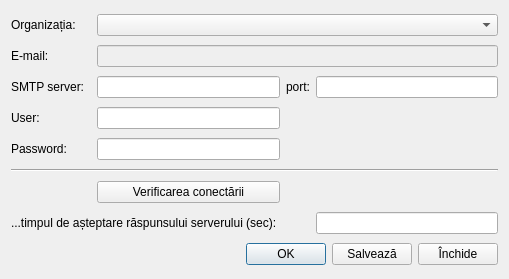
<?xml version="1.0" encoding="UTF-8"?>
<ui version="4.0">
 <class>ContOnline</class>
 <widget class="QDialog" name="ContOnline">
  <property name="geometry">
   <rect>
    <x>0</x>
    <y>0</y>
    <width>509</width>
    <height>279</height>
   </rect>
  </property>
  <property name="windowTitle">
   <string>Dialog</string>
  </property>
  <property name="windowIcon">
   <iconset resource="../resource.qrc">
    <normaloff>:/img/email.png</normaloff>:/img/email.png</iconset>
  </property>
  <layout class="QGridLayout" name="gridLayout">
   <item row="0" column="2" colspan="3">
    <widget class="QComboBox" name="comboOrganizations"/>
   </item>
   <item row="2" column="4">
    <widget class="QLineEdit" name="txt_port">
     <property name="sizePolicy">
      <sizepolicy hsizetype="Preferred" vsizetype="Fixed">
       <horstretch>0</horstretch>
       <verstretch>0</verstretch>
      </sizepolicy>
     </property>
    </widget>
   </item>
   <item row="1" column="0">
    <widget class="QLabel" name="label_2">
     <property name="text">
      <string>E-mail:</string>
     </property>
    </widget>
   </item>
   <item row="4" column="2">
    <widget class="LineEditPassword" name="txt_password"/>
   </item>
   <item row="0" column="0">
    <widget class="QLabel" name="label">
     <property name="text">
      <string>Organizația:</string>
     </property>
    </widget>
   </item>
   <item row="5" column="0" colspan="5">
    <widget class="Line" name="line">
     <property name="orientation">
      <enum>Qt::Horizontal</enum>
     </property>
    </widget>
   </item>
   <item row="8" column="0" colspan="5">
    <layout class="QHBoxLayout" name="horizontalLayout">
     <item>
      <spacer name="horizontalSpacer">
       <property name="orientation">
        <enum>Qt::Horizontal</enum>
       </property>
       <property name="sizeHint" stdset="0">
        <size>
         <width>40</width>
         <height>20</height>
        </size>
       </property>
      </spacer>
     </item>
     <item>
      <widget class="QPushButton" name="btnOK">
       <property name="minimumSize">
        <size>
         <width>80</width>
         <height>0</height>
        </size>
       </property>
       <property name="text">
        <string>OK</string>
       </property>
       <property name="icon">
        <iconset resource="../resource.qrc">
         <normaloff>:/img/accept_button.png</normaloff>:/img/accept_button.png</iconset>
       </property>
      </widget>
     </item>
     <item>
      <widget class="QPushButton" name="btnWrite">
       <property name="minimumSize">
        <size>
         <width>80</width>
         <height>0</height>
        </size>
       </property>
       <property name="text">
        <string>Salvează</string>
       </property>
       <property name="icon">
        <iconset resource="../resource.qrc">
         <normaloff>:/img/save.png</normaloff>:/img/save.png</iconset>
       </property>
      </widget>
     </item>
     <item>
      <widget class="QPushButton" name="btnClose">
       <property name="minimumSize">
        <size>
         <width>80</width>
         <height>0</height>
        </size>
       </property>
       <property name="text">
        <string>Închide</string>
       </property>
       <property name="icon">
        <iconset resource="../resource.qrc">
         <normaloff>:/img/close_x32.png</normaloff>:/img/close_x32.png</iconset>
       </property>
      </widget>
     </item>
    </layout>
   </item>
   <item row="3" column="0">
    <widget class="QLabel" name="label_5">
     <property name="text">
      <string>User:</string>
     </property>
    </widget>
   </item>
   <item row="2" column="3">
    <widget class="QLabel" name="label_4">
     <property name="text">
      <string>port:</string>
     </property>
    </widget>
   </item>
   <item row="2" column="2">
    <widget class="QLineEdit" name="txt_smtp_server"/>
   </item>
   <item row="7" column="0" colspan="4">
    <widget class="QLabel" name="label_7">
     <property name="text">
      <string>...timpul de așteptare răspunsului serverului (sec): </string>
     </property>
    </widget>
   </item>
   <item row="2" column="0">
    <widget class="QLabel" name="label_3">
     <property name="text">
      <string>SMTP server:</string>
     </property>
    </widget>
   </item>
   <item row="1" column="2" colspan="3">
    <widget class="QLineEdit" name="txt_email">
     <property name="enabled">
      <bool>false</bool>
     </property>
     <property name="readOnly">
      <bool>false</bool>
     </property>
    </widget>
   </item>
   <item row="6" column="2">
    <widget class="QPushButton" name="btnConnection">
     <property name="text">
      <string>Verificarea conectării</string>
     </property>
    </widget>
   </item>
   <item row="3" column="2">
    <widget class="QLineEdit" name="txt_user"/>
   </item>
   <item row="4" column="0">
    <widget class="QLabel" name="label_6">
     <property name="text">
      <string>Password:</string>
     </property>
    </widget>
   </item>
   <item row="7" column="4">
    <widget class="QLineEdit" name="txt_timeAnswerServer"/>
   </item>
  </layout>
 </widget>
 <customwidgets>
  <customwidget>
   <class>LineEditPassword</class>
   <extends>QLineEdit</extends>
   <header>customs/lineeditpassword.h</header>
  </customwidget>
 </customwidgets>
 <tabstops>
  <tabstop>comboOrganizations</tabstop>
  <tabstop>txt_email</tabstop>
  <tabstop>txt_smtp_server</tabstop>
  <tabstop>txt_port</tabstop>
  <tabstop>txt_user</tabstop>
  <tabstop>txt_password</tabstop>
  <tabstop>btnConnection</tabstop>
  <tabstop>txt_timeAnswerServer</tabstop>
  <tabstop>btnOK</tabstop>
  <tabstop>btnWrite</tabstop>
  <tabstop>btnClose</tabstop>
 </tabstops>
 <resources>
  <include location="../resource.qrc"/>
 </resources>
 <connections/>
</ui>
